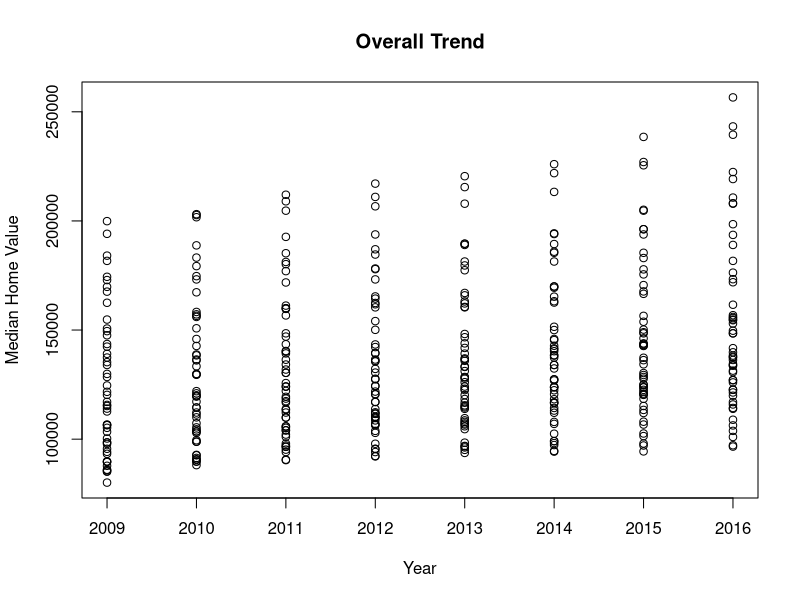
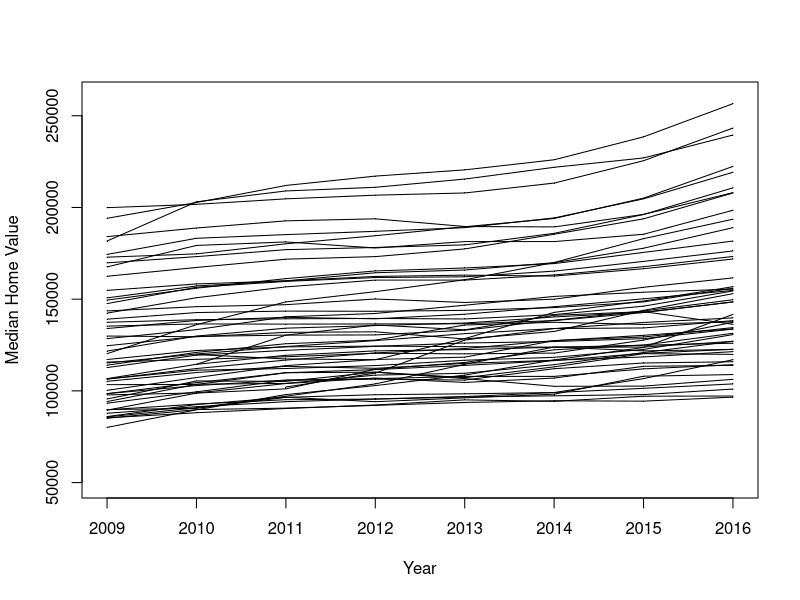
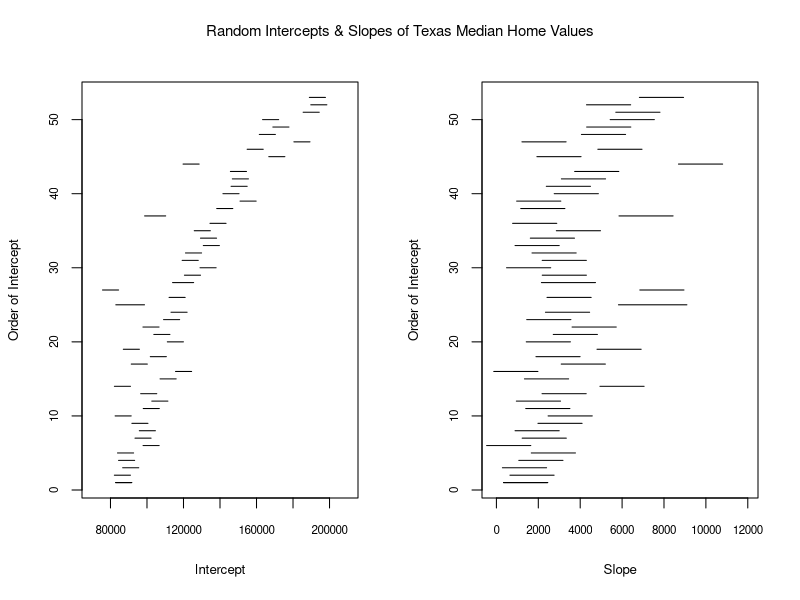

Reproduce these figures in R, in order. (Note: this script raises an error after producing the figures.)
## ---- chunk 1

#### LOAD LIBRARIES ####
#install.packages('splines')
#install.packages('gee')
#install.packages('survival')
#install.packages('nlme')
#install.packages('lme4')

library(splines)
library(gee)
library(survival)
library(nlme)
#library(lme4)

#### FUNCTIONS WE NEED ####
glmCI.long <- function (model, transform = TRUE, robust = FALSE) 
{
   link <- model$family$link
   coef <- summary(model)$coef[, 1]
   se <- ifelse1(robust, summary(model)$coef[,4], summary(model)$coef[, 
                                                                        2])
   zvalue <- coef/se
   pvalue <- 2 * (1 - pnorm(abs(zvalue)))
   if (transform & is.element(link, c("logit", "log"))) {
      ci95.lo <- exp(coef - qnorm(0.975) * se)
      ci95.hi <- exp(coef + qnorm(0.975) * se)
      est <- exp(coef)
   }
   else {
      ci95.lo <- coef - qnorm(0.975) * se
      ci95.hi <- coef + qnorm(0.975) * se
      est <- coef
   }
   rslt <- round(cbind(est, ci95.lo, ci95.hi, zvalue, pvalue), 
                 4)
   colnames(rslt) <- ifelse1(robust, c("Est", "robust ci95.lo", 
                                       "robust ci95.hi", "robust z value", "robust Pr(>|z|)"), 
                             c("Est", "ci95.lo", "ci95.hi", "z value", "Pr(>|z|)"))
   colnames(rslt)[1] <- ifelse(transform & is.element(link, 
                                                      c("logit", "log")), "exp( Est )", "Est")
   rslt
}

#### LOAD CLEAN DATA ####
house.edu <- read.csv('house_edu.csv', header=T)
house.edu <- house.edu[,-1]

food <- read.csv('food.InspectClean.csv', header=T)
food <- food[,-1]
## ---- chunk 2
par(mfrow=c(1,1))
plot(house.edu$year, house.edu$Median,
     main="Overall Trend",
     xlab="Year",
     ylab="Median Home Value")
abline(lm(house.edu$Median ~ house.edu$yrsSince2009))
## ---- chunk 3

par(mfrow=c(1,1))
plot( house.edu$year, house.edu$Median, pch=".",
      xlab="Year",
      ylab="Median Home Value",
      ylim=c(50000, 260000))
uid <- unique( house.edu$countyID )

for( j in seq( length(uid) ) ){
   lines(house.edu$year[ house.edu$countyID==uid[j] ],
         house.edu$Median[ house.edu$countyID==uid[j] ])
}
## ---- chunk 4

house.edu.grouped <- groupedData( Median ~ yrsSince2009 | countyID,
                                  data=house.edu )

indiv.house.edu.lm <- lmList( Median ~ yrsSince2009 | countyID,
                        data=house.edu.grouped )

## creating forest plots of the intercepts & slopes of all the regressions ##
len <- length(indiv.house.edu.lm)
forest.matrix <- matrix(NA, nrow = len, ncol = 7)
forest.matrix[,1] <- names(indiv.house.edu.lm)
forest.matrix[,2] <- intervals(indiv.house.edu.lm)[1:len]
forest.matrix[,3] <- intervals(indiv.house.edu.lm)[(len+1):(2*len)]
forest.matrix[,4] <- intervals(indiv.house.edu.lm)[(2*len + 1):(3*len)]
forest.matrix[,5] <- intervals(indiv.house.edu.lm)[(3*len + 1):(4*len)]
forest.matrix[,6] <- intervals(indiv.house.edu.lm)[(4*len + 1):(5*len)]
forest.matrix[,7] <- intervals(indiv.house.edu.lm)[(5*len + 1):(6*len)]

par(mfrow = c(1,2))
plot( forest.matrix[1,2:4], rep(1, 3), type = "l", ylim = c(1, len),
      xlim=c(70000,210000),xlab = "Intercept",
      ylab= "Order of Intercept",
      cex.lab=0.8, cex.axis=0.7)
for( j in 1:length(unique(forest.matrix[,1]))){
   lines(forest.matrix[j,2:4], rep(j, 3))
   
}

plot( forest.matrix[1,5:7], rep(1, 3), type = "l", ylim = c(1, len),
      xlim=c(-200,12000), xlab = "Slope", ylab= "Order of Intercept",
      cex.lab=0.8, cex.axis=0.7)
for( j in 1:length(unique(forest.matrix[,1]))){
   lines(forest.matrix[j,5:7], rep(j, 3))
   
}
mtext("Random Intercepts & Slopes of Texas Median Home Values",
      outer=TRUE,line=-2, cex=0.9)

## ---- chunk 5
house.edu.gee.ind <- gee(Median ~ BApctTotPop18plus + yrsSince2009,
                         id=countyID,
                         data=house.edu,
                         corstr="independence")
## ---- chunk 6
summary( house.edu.gee.ind )$coef
## ---- chunk 7

house.edu.gee.exch <- gee(Median ~ BApctTotPop18plus + yrsSince2009,
                          id=countyID,
                          data=house.edu,
                          corstr="exchangeable")
## ---- chunk 8
summary( house.edu.gee.exch )$coeff

## ---- chunk 9
house.edu.gee.AR1 <- gee(Median ~ BApctTotPop18plus + yrsSince2009,
                         id=countyID,
                         data=house.edu,
                         corstr="AR-M",
                         Mv=1)
## ---- chunk 10
summary( house.edu.gee.AR1 )$coeff
## ---- chunk 11
par(mfrow=c(1,1))
plot(food$timeSinceBaseline, food$fail,
     main="Overall Trend",
     xlab="Months Since First Inspection",
     ylab="Failing Inspection")
abline(lm(food$fail ~ food$timeSinceBaseline))
## ---- chunk 12
food.gee.ind <- gee(fail ~ chain + timeSinceBaseline,
                    id=License,
                    data=food,
                    family=binomial(link='logit'), # this is different from the continuous set!
                    corstr="independence")
## ---- chunk 13
summary( food.gee.ind )$coef

## ---- chunk 14
glmCI.long(food.gee.ind, robust=TRUE)
## ---- chunk 15
food.gee.exch <- gee(fail ~ chain + timeSinceBaseline,
                     id=License,
                     data=food,
                     family=binomial(link='logit'), 
                     corstr="exchangeable")
## ---- chunk 16
glmCI.long(food.gee.exch, robust=T)
## ---- chunk 17
food.gee.AR1 <- gee(fail ~ chain + timeSinceBaseline,
                    id=License,
                    data=food,
                    family=binomial(link='logit'), 
                    corstr="AR-M",
                    Mv=1)
